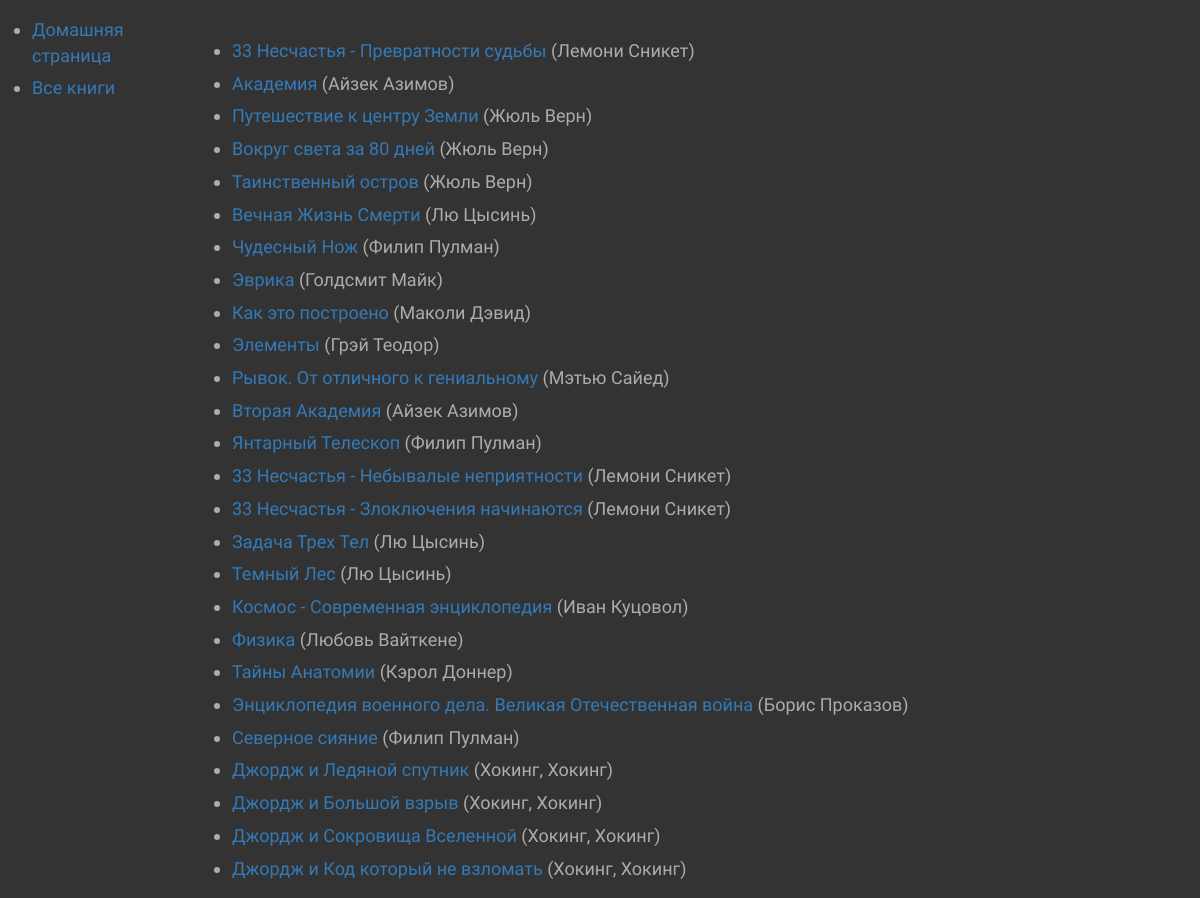
/catalog/books/, run on the app's committed database.
### catalog/models.py (models this page shows, shortened)
class Book(models.Model):
    title = models.CharField(max_length=200)
    author = models.CharField(max_length=200, blank=True, null=True)
    summary = models.TextField(max_length=1000, help_text="Небольшое описание книги")
    genre = models.ManyToManyField(Genre, help_text="Выберите жанр книги")
    stars = models.IntegerField(validators=[MinValueValidator(1), MaxValueValidator(5)])
    def get_absolute_url(self):
        return reverse('book-detail', args=[str(self.id)])

### catalog/views.py (the view)
# urls.py: path('books/', views.BookListView.as_view(), name='books'),
class BookListView(generic.ListView):
    model = Book

### catalog/templates/catalog/book_list.html (shortened to what this page needs)
{% extends "basic_generic.html" %}
{% block content %}
    {% if book_list %}
    <ul>
        {% for book in book_list %}
        <li>
            <a href="{{ book.get_absolute_url }}">{{ book.title }} </a>({{ book.author }})
        </li>
        {% endfor %}
    </ul>
    {% else %}
    <p>There are no books in the library</p>
    {% endif %}
{% endblock %}

### catalog/templates/basic_generic.html (shortened to what this page needs)
<!DOCTYPE html>
<html lang="en">
<head>
    <link rel="stylesheet" href="https://maxcdn.bootstrapcdn.com/bootstrap/3.3.7/css/bootstrap.min.css">
  {% load static %}
  <link rel="stylesheet" href="{% static 'css/styles.css' %}">
</head>
<body>
  <div class="container-fluid">
    <div class="row">
      <div class="col-sm-2">
      {% block sidebar %}
      <ul class="sidebar-nav">
          <li><a href="{% url 'index' %}">Домашняя страница</a></li>
          <li><a href="{% url 'books' %}">Все книги</a></li>
      </ul>
     {% endblock %}
      </div>
      <div class="col-sm-10 ">
      {% block content %}{% endblock %}
      </div>
    </div>
  </div>
</body>
</html>

### data on the page
Book: title "33 Несчастья - Превратности судьбы", author "Лемони Сникет"
Book: title "Академия", author "Айзек Азимов"
Book: title "Путешествие к центру Земли", author "Жюль Верн"
Book: title "Вокруг света за 80 дней", author "Жюль Верн"
Book: title "Таинственный остров", author "Жюль Верн"
Book: title "Вечная Жизнь Смерти", author "Лю Цысинь"
Book: title "Чудесный Нож", author "Филип Пулман"
Book: title "Эврика", author "Голдсмит Майк"
Book: title "Как это построено", author "Маколи Дэвид"
Book: title "Элементы", author "Грэй Теодор"
Book: title "Рывок. От отличного к гениальному", author "Мэтью Сайед"
Book: title "Вторая Академия", author "Айзек Азимов"
Book: title "Янтарный Телескоп", author "Филип Пулман"
Book: title "33 Несчастья - Небывалые неприятности", author "Лемони Сникет"
Book: title "33 Несчастья - Злоключения начинаются", author "Лемони Сникет"
Book: title "Задача Трех Тел", author "Лю Цысинь"
Book: title "Темный Лес", author "Лю Цысинь"
Book: title "Космос - Современная энциклопедия", author "Иван Куцовол"
Book: title "Физика", author "Любовь Вайткене"
Book: title "Тайны Анатомии", author "Кэрол Доннер"
Book: title "Энциклопедия военного дела. Великая Отечественная война", author "Борис Проказов"
Book: title "Северное сияние", author "Филип Пулман"
Book: title "Джордж и Ледяной спутник", author "Хокинг, Хокинг"
Book: title "Джордж и Большой взрыв", author "Хокинг, Хокинг"
Book: title "Джордж и Сокровища Вселенной", author "Хокинг, Хокинг"
Book: title "Джордж и Код который не взломать", author "Хокинг, Хокинг"
